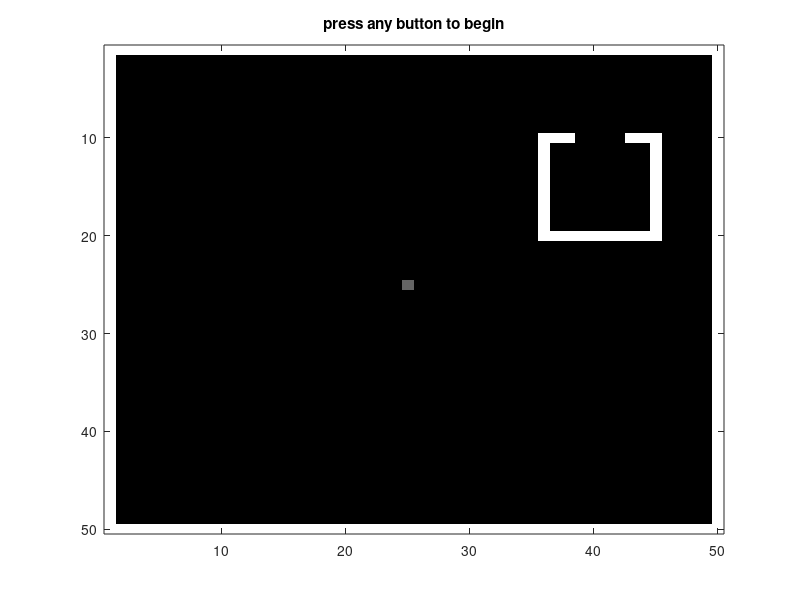

This figure's MATLAB source: (Note: this script raises an error after producing the figure.)
clear all; clc; close all;

addpath('astar');

% initialize parameters
params = [];
params.HEIGHT = 50; % map height
params.WIDTH = 50; % map width
params.NUM_BOTS = 5; % number of bots
params.MAX_ITR = 1000; % maximum number of iterations

% define constants for the map
const.WALL = 1; % value for a wall in the map matrix
const.MAPPED = 0.4; % value for a mapped area in map matrix
const.PLANNED = 0.2; % value for a bot's planned path in map matrix
const.UNMAPPED = 0; % value for a unmapped area in map matrix

% define structure to hold all information about the bots and map
botNetwork = [];

% define the provided blueprint map
botNetwork.MAP = padarray(const.UNMAPPED*ones([params.HEIGHT, params.WIDTH]-2),[1 1],const.WALL); % a map provided to the bot network
botNetwork.MAP(10:20,36) = const.WALL;
botNetwork.MAP(10:20,45) = const.WALL;
botNetwork.MAP(10,36:38) = const.WALL;
botNetwork.MAP(10,43:45) = const.WALL;
botNetwork.MAP(20,36:45) = const.WALL;

% define the bot's map of explored areas
botNetwork.explore_map = botNetwork.MAP; % a map the bot network uses to keep track of where bots have visited

% initialize positions, dest, route, and exploration map
for ii=1:params.NUM_BOTS
    botNetwork.bots(ii).curPos = [floor(params.HEIGHT/2) floor(params.WIDTH/2)]; % current position of bot
    botNetwork.explore_map(botNetwork.bots(ii).curPos(1),botNetwork.bots(ii).curPos(2)) = const.MAPPED;
    botNetwork.bots(ii).dest = []; % destination of bot (initialized as empty)
    botNetwork.bots(ii).route = [];
end

imagesc(botNetwork.explore_map); colormap gray;
title('press any button to begin');
pause;

for itr=1:params.MAX_ITR
    pause(0.01);
    for botNum=1:params.NUM_BOTS
        % extract bot's info from the botNetwork structure variable for convenience/code readability
        [curPos, dest, route, explore_map] = extract_bot_info(botNetwork,botNum);
        
        % if the bot doesn't have a destination then pick a new destination
        if isempty(dest)
            
            % get the locations of all areas that are labeled as unmapped (TODO: write this function)
            unexplored_areas = get_unexplored_areas(explore_map, const.UNMAPPED);
            
            % if there are no more unexplored areas, then this bot stops moving
            if isempty(unexplored_areas)
                dest = []; route = [];
                botNetwork = update_bot_info(curPos, dest, route, explore_map, botNetwork, botNum);
                continue;
            end
            
            % calculate bot's new destination (TODO: write this function)
            dest = get_new_destination(curPos, unexplored_areas);
            
            % calculates bot's route to the destination (you do not need to worry about this function)
            route = calculate_astar_path(curPos, dest, explore_map, const.WALL);
            
            % mark the location in explored_map as planned if it was unmapped (TODO: write this function)
            explore_map = update_explore_map(dest, route, explore_map, const.PLANNED, const.UNMAPPED);
        end
        
        % Using the calculated route, move the bot 1 step towards the destination bot's destination (TODO: write this function)
        [curPos, route, dest, explore_map] = update_position(curPos, route, dest, explore_map, const.MAPPED);
        
        % update bot's curr position, past position, destination, and map back into botNetwork structure variable
        botNetwork = update_bot_info(curPos, dest, route, explore_map, botNetwork, botNum);
    end
    
    % update display
    imagesc(botNetwork.explore_map,[0 1]); colormap gray;
    hold on;
    for ii=1:params.NUM_BOTS
        rectangle('position',[botNetwork.bots(ii).curPos([2 1])-0.5, 1, 1],'edgecolor','r','linewidth',2)
        if ~isempty(botNetwork.bots(ii).dest)
            plot(botNetwork.bots(ii).route(:,2),botNetwork.bots(ii).route(:,1),'r--');
            plot(botNetwork.bots(ii).dest(2),botNetwork.bots(ii).dest(1),'rx');
        end
    end
    
    hold off;
    if (sum(botNetwork.explore_map(:) == const.MAPPED) + ...
       sum(botNetwork.explore_map(:) == const.WALL)) ...
       == length(botNetwork.explore_map(:))
        break;
    end
end














